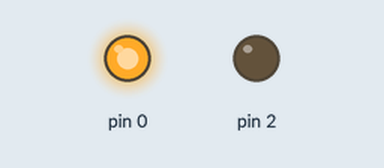
The sketch below on a simulated Arduino Uno, built with avr-gcc and run on an emulated ATmega328P. Shown: output pins drawn as LEDs (lit = HIGH).

Above: at 1.1 s.
At 3.3 s:
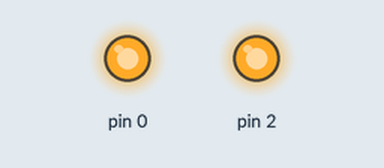
At 5.5 s:
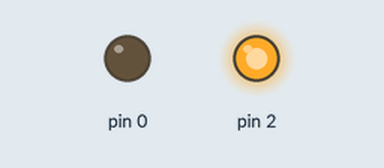
At 12.1 s:
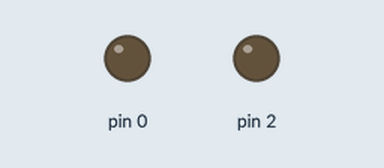
Timing chart, 0 to 17.2 s (numbered marks = the images above):
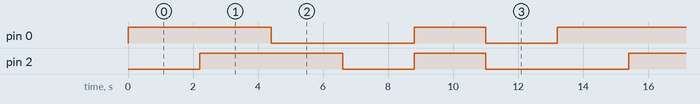

The sketch:

relay_test_pin_1_2.ino
```cpp
void setup() {
  // put your setup code here, to run once:
 pinMode(0, OUTPUT);
 pinMode(2, OUTPUT);
}

void loop() {
  // put your main code here, to run repeatedly
  digitalWrite(0, HIGH);
  delay(2200);
  digitalWrite(2, HIGH);
  delay(2200);
  digitalWrite(0, LOW);
  delay(2200);
  digitalWrite(2, LOW);
  delay(2200);

  digitalWrite(0, HIGH);
  digitalWrite(2, HIGH);
  delay(2200);
  digitalWrite(0, LOW);
  digitalWrite(2, LOW);
  delay(2200);
}
```

Measured:
- by itself, pin 0: repeats every 13.2 s: LOW 4.4 s, HIGH 2.2 s, LOW 2.2 s, HIGH 4.4 s
- by itself, pin 2: repeats every 13.2 s: LOW 2.2 s, HIGH 2.2 s, LOW 4.4 s, HIGH 4.4 s
- by itself, everything shown: repeats every 13.2 s, in 6 steps
